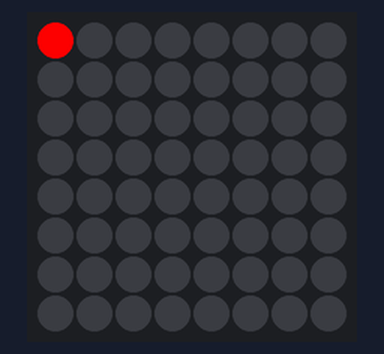
This program was run on a simulated Raspberry Pi (BCM pin numbers) with a Sense HAT. Parts: the Sense HAT's 8×8 RGB LED matrix. At 1.6 s the program stops and its outputs stay as they are.

Above: at 0.12 s.
At 0.72 s:
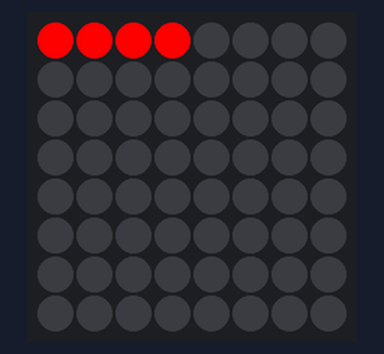
At 1.12 s:
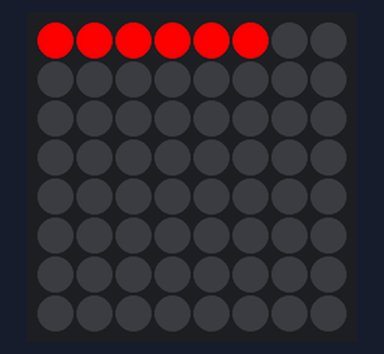
At 1.5 s:
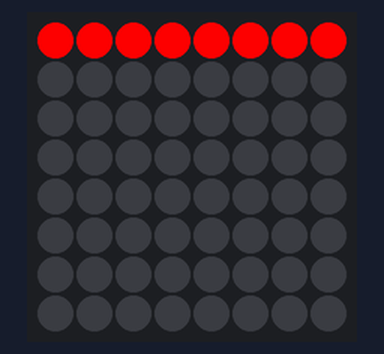

The program:

s06_for.py
```python
# s06 · 반복(for) — 같은 일을 여러 번
from sense_hat import SenseHat   # SenseHAT 도구 상자 가져오기
from time import sleep           # 기다리기(sleep) 도구 가져오기
sense = SenseHat()               # 내 SenseHAT을 sense라고 부르기
sense.set_rotation(180)          # 화면 180도 돌리기 (케이스에 거꾸로 꽂힘)
sense.clear()                    # 화면 지우기 (켜진 LED 끄기)

for x in range(8):                       # x = 0, 1, 2, … 7 차례로
    sense.set_pixel(x, 0, (255, 0, 0))   # 맨 윗줄 x번째 칸 켜기 (들여쓰기 4칸)
    sleep(0.2)
```
